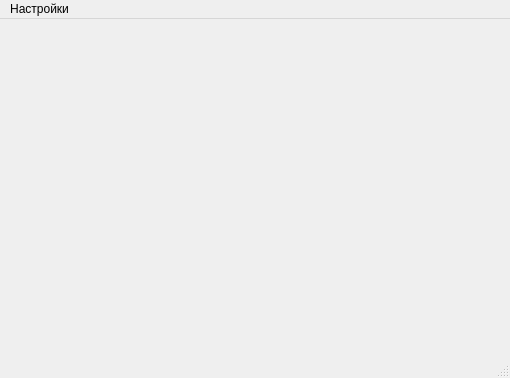
<ui version="4.0" >
 <class>MainWindowXml</class>
 <widget class="QMainWindow" name="MainWindowXml" >
  <property name="geometry" >
   <rect>
    <x>0</x>
    <y>0</y>
    <width>510</width>
    <height>378</height>
   </rect>
  </property>
  <property name="windowTitle" >
   <string>MainWindow</string>
  </property>
  <widget class="QWidget" name="centralwidget" />
  <widget class="QMenuBar" name="menubar" >
   <property name="geometry" >
    <rect>
     <x>0</x>
     <y>0</y>
     <width>510</width>
     <height>19</height>
    </rect>
   </property>
   <widget class="QMenu" name="menu" >
    <property name="title" >
     <string>Настройки</string>
    </property>
    <addaction name="action_font_increase" />
    <addaction name="action_font_decrease" />
   </widget>
   <addaction name="menu" />
  </widget>
  <widget class="QStatusBar" name="statusbar" />
  <action name="action_font_increase" >
   <property name="text" >
    <string>Увеличить шрифт</string>
   </property>
  </action>
  <action name="action_font_decrease" >
   <property name="text" >
    <string>Уменьшить шрифт</string>
   </property>
  </action>
 </widget>
 <resources/>
 <connections/>
</ui>
